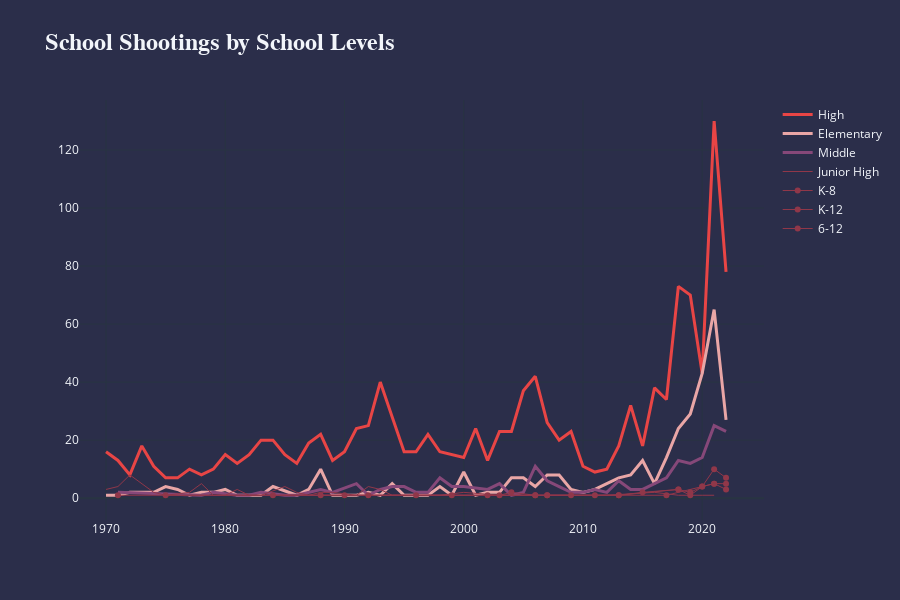

The notebook cell saved with this chart:
### Markdown cell above
<a class="anchor" id="3.1.2"></a>
## 3.1.2. School Shootings by School Levels

### Code cell
_ = [ dfi[dfi.school_level == l].groupby('year')['incident_id'].count().reset_index() for l in lvls]

x = 0
fig = go.Figure()

color = ['#E84545', '#E9A6A6', '#864879', '#E84545', '#E9A6A6', '#864879']

for l in lvls:
    if (x == 0) | (x == 1) | (x == 2):
        fig.add_trace(go.Scatter(x = _[x]['year'],
                                 y = _[x]['incident_id'],
                                 line = dict(color = color[x],
                                             width = 3,
                                             dash = 'solid'),
                                 name = l,
                                ))
        
    else:
         fig.add_trace(go.Scatter(x = _[x]['year'],
                                 y = _[x]['incident_id'],
                                 line = dict(color = '#903749',
                                             width = 1,
                                             dash = 'solid'),
                                 name = l))
            
    x += 1

    
title = format_title('School Shootings by School Levels')

fig.update_layout(title=title,
                  titlefont={'size': 24,
                             'family': 'Proxima Nova',
                            },
                  template='plotly_dark',
                  paper_bgcolor='#2B2E4A',
                  plot_bgcolor='#2B2E4A',
                  height = 600
                 )

fig.show()

### Figure 1 — Plotly figure (JSON) as saved in the notebook; plotly's stock layout.template omitted (floating-point values rounded to 4 significant figures)
{"data": [{"line": {"color": "#E84545", "dash": "solid", "width": 3}, "name": "High", "type": "scatter", "x": [1970, 1971, 1972, 1973, 1974, 1975, 1976, 1977, 1978, 1979, 1980, 1981, 1982, 1983, 1984, 1985, 1986, 1987, 1988, 1989, 1990, 1991, 1992, 1993, 1994, 1995, 1996, 1997, 1998, 1999, 2000, 2001, 2002, 2003, 2004, 2005, 2006, 2007, 2008, 2009, 2010, 2011, 2012, 2013, 2014, 2015, 2016, 2017, 2018, 2019, 2020, 2021, 2022], "y": [16, 13, 8, 18, 11, 7, 7, 10, 8, 10, 15, 12, 15, 20, 20, 15, 12, 19, 22, 13, 16, 24, 25, 40, 28, 16, 16, 22, 16, 15, 14, 24, 13, 23, 23, 37, 42, 26, 20, 23, 11, 9, 10, 18, 32, 18, 38, 34, 73, 70, 43, 130, 78]}, {"line": {"color": "#E9A6A6", "dash": "solid", "width": 3}, "name": "Elementary", "type": "scatter", "x": [1970, 1971, 1972, 1974, 1975, 1976, 1977, 1978, 1979, 1980, 1981, 1983, 1984, 1986, 1987, 1988, 1989, 1990, 1991, 1992, 1993, 1994, 1995, 1996, 1997, 1998, 1999, 2000, 2001, 2002, 2003, 2004, 2005, 2006, 2007, 2008, 2009, 2010, 2011, 2012, 2013, 2014, 2015, 2016, 2017, 2018, 2019, 2020, 2021, 2022], "y": [1, 1, 2, 2, 4, 3, 1, 2, 2, 3, 1, 1, 4, 1, 3, 10, 1, 1, 1, 2, 1, 5, 1, 1, 1, 4, 1, 9, 1, 2, 2, 7, 7, 4, 8, 8, 3, 2, 3, 5, 7, 8, 13, 5, 14, 24, 29, 43, 65, 27]}, {"line": {"color": "#864879", "dash": "solid", "width": 3}, "name": "Middle", "type": "scatter", "x": [1971, 1977, 1978, 1979, 1981, 1982, 1983, 1985, 1986, 1988, 1989, 1991, 1992, 1993, 1994, 1995, 1996, 1997, 1998, 1999, 2000, 2002, 2003, 2004, 2005, 2006, 2007, 2008, 2009, 2010, 2011, 2012, 2013, 2014, 2015, 2016, 2017, 2018, 2019, 2020, 2021, 2022], "y": [2, 1, 1, 2, 1, 1, 2, 1, 1, 3, 2, 5, 1, 3, 4, 4, 2, 2, 7, 4, 4, 3, 5, 1, 2, 11, 6, 4, 2, 2, 3, 2, 6, 3, 3, 5, 7, 13, 12, 14, 25, 23]}, {"line": {"color": "#903749", "dash": "solid", "width": 1}, "name": "Junior High", "type": "scatter", "x": [1970, 1971, 1972, 1974, 1975, 1977, 1978, 1979, 1980, 1981, 1982, 1983, 1985, 1986, 1987, 1988, 1989, 1991, 1992, 1993, 1994, 1995, 1997, 1998, 2000, 2003, 2004, 2008, 2012, 2016, 2018, 2020, 2021], "y": [3, 4, 8, 2, 1, 2, 5, 1, 1, 3, 1, 1, 4, 2, 1, 2, 2, 1, 4, 3, 1, 1, 1, 1, 2, 1, 1, 1, 1, 2, 1, 1, 1]}, {"line": {"color": "#903749", "dash": "solid", "width": 1}, "name": "K-8", "type": "scatter", "x": [1975, 1992, 1996, 2002, 2006, 2007, 2013, 2018, 2019, 2020, 2021, 2022], "y": [1, 1, 1, 1, 1, 1, 1, 3, 2, 4, 10, 7]}, {"line": {"color": "#903749", "dash": "solid", "width": 1}, "name": "K-12", "type": "scatter", "x": [1984, 1988, 2003, 2004, 2006, 2007, 2011, 2013, 2015, 2018, 2019, 2020, 2021, 2022], "y": [1, 1, 1, 2, 1, 1, 1, 1, 2, 3, 1, 4, 5, 5]}, {"line": {"color": "#903749", "dash": "solid", "width": 1}, "name": "6-12", "type": "scatter", "x": [1971, 1990, 1999, 2009, 2017, 2021, 2022], "y": [1, 1, 1, 1, 1, 5, 3]}], "layout": {"height": 600, "paper_bgcolor": "#2B2E4A", "plot_bgcolor": "#2B2E4A", "title": {"font": {"family": "Proxima Nova", "size": 24}, "text": "<b>School Shootings by School Levels</b>"}}}
